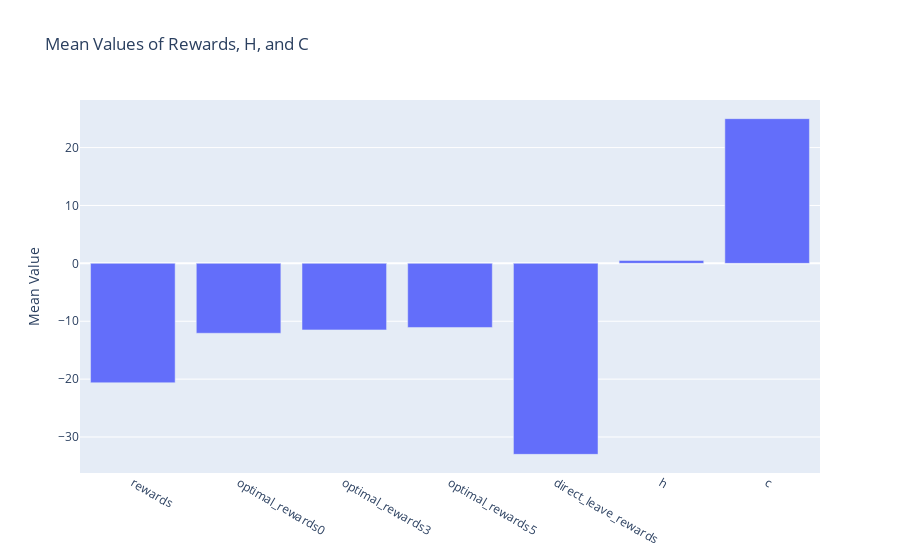
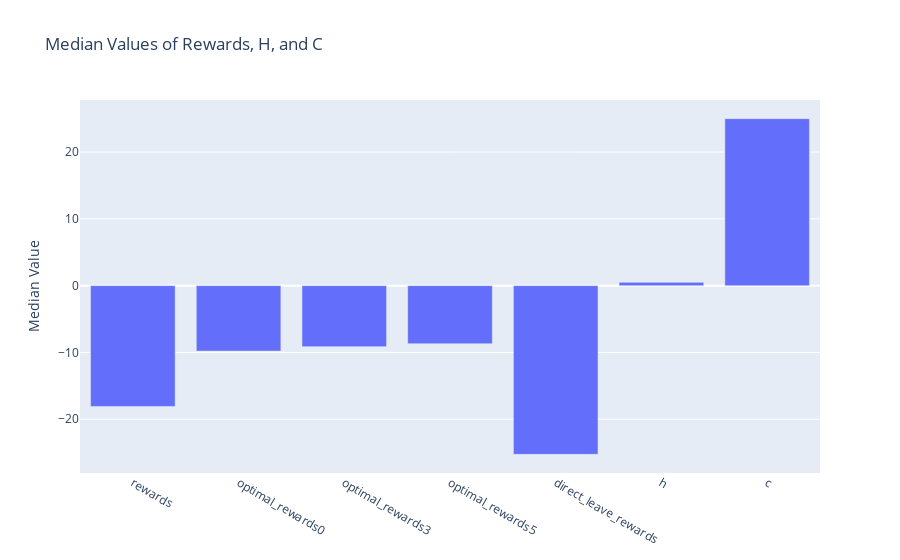

Notebook cell for these charts, in order:
### Markdown cell above
## Visualize Results

### Code cell
import plotly.graph_objects as go

all_rewards = [x for x in df.columns if 'reward' in x]

# Calculate means
means = df[all_rewards + ['h', 'c']].mean()

# Plot
fig = go.Figure(data=[go.Bar(x=means.index, y=means.values)])
fig.update_layout(title="Mean Values of Rewards, H, and C", yaxis_title="Mean Value")
fig.show()

# Calculate medians
medians = df[all_rewards + ['h', 'c']].median()

# Plot
fig = go.Figure(data=[go.Bar(x=medians.index, y=medians.values)])
fig.update_layout(title="Median Values of Rewards, H, and C", yaxis_title="Median Value")
fig.show()

### Figure 1 — Plotly figure (JSON) as saved in the notebook; plotly's stock layout.template omitted (floating-point values rounded to 4 significant figures)
{"data": [{"type": "bar", "x": ["rewards", "optimal_rewards0", "optimal_rewards3", "optimal_rewards5", "direct_leave_rewards", "h", "c"], "y": [-20.63, -12.07, -11.5, -11.08, -32.99, 0.5, 25.0]}], "layout": {"title": {"text": "Mean Values of Rewards, H, and C"}, "yaxis": {"title": {"text": "Mean Value"}}}}

### Figure 2 — Plotly figure (JSON) as saved in the notebook; plotly's stock layout.template omitted (floating-point values rounded to 4 significant figures)
{"data": [{"type": "bar", "x": ["rewards", "optimal_rewards0", "optimal_rewards3", "optimal_rewards5", "direct_leave_rewards", "h", "c"], "y": [-18.08, -9.797, -9.134, -8.693, -25.26, 0.5, 25.0]}], "layout": {"title": {"text": "Median Values of Rewards, H, and C"}, "yaxis": {"title": {"text": "Median Value"}}}}
